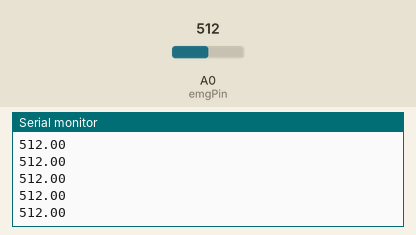
Recording of a sketch running on a simulated Arduino Uno, built with avr-gcc and run on an emulated ATmega328P. On the bench: the last lines printed to the serial monitor. The inputs (shaded band) are chosen by the test bench; at power-on: A0 (emgPin) = 512.

Above: at 1.2 s.
1.3 s: A0 (emgPin) set to 716
At 2.0 s:
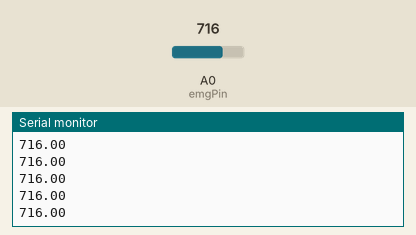
2.8 s: A0 (emgPin) set to 900
At 3.4 s:
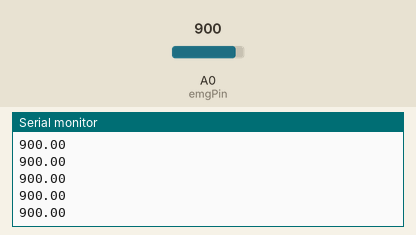
Timing chart, 0 to 5.8 s (numbered marks = the images above; inputs shaded):
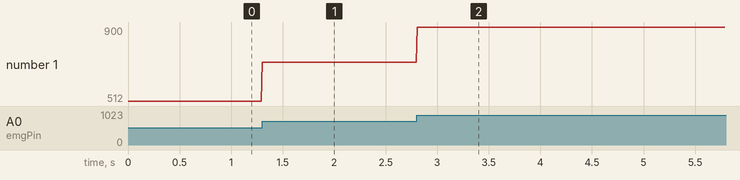

Measured:
- after the input at 1.3 s, the serial monitor: prints a new line at once (image 1)
- after the input at 2.8 s, the serial monitor: prints a new line at once (image 2)
- plotted number 1: 512 → 716 after the input at 1.3 s, 716 → 900 after the input at 2.8 s

The sketch:

EMG_detection.ino
```cpp
#include <Wire.h>


int emgPin = A0;

void setup() {
  // put your setup code here, to run once:
  //pinMode(emgPin, INPUT);
  Serial.begin(115200);

}

void loop() {
  //float start_time = millis();
  float emgVal = analogRead(emgPin);
  Serial.println(emgVal);
  //Serial.print(",");
  //Serial.print(",");
  //Serial.println("800");
  //Serial.print(",");
  //float time_sample = millis() - start_time;
  //Serial.println(time_sample);
  delay(10);
}
```
